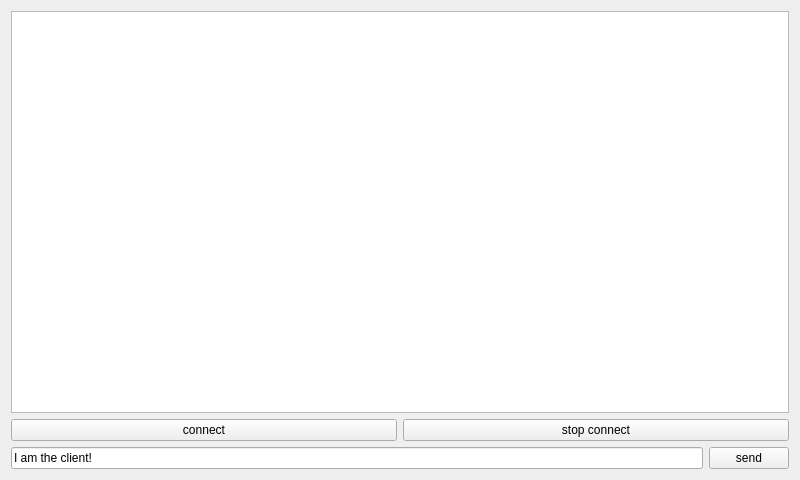
<?xml version="1.0" encoding="UTF-8"?>
<ui version="4.0">
 <class>Widget</class>
 <widget class="QWidget" name="Widget">
  <property name="geometry">
   <rect>
    <x>0</x>
    <y>0</y>
    <width>800</width>
    <height>480</height>
   </rect>
  </property>
  <property name="windowTitle">
   <string>Widget</string>
  </property>
  <layout class="QVBoxLayout" name="verticalLayout">
   <item>
    <widget class="QTextBrowser" name="textBrowser"/>
   </item>
   <item>
    <layout class="QHBoxLayout" name="horizontalLayout">
     <item>
      <widget class="QPushButton" name="pushButton">
       <property name="text">
        <string>connect</string>
       </property>
       <property name="checkable">
        <bool>false</bool>
       </property>
      </widget>
     </item>
     <item>
      <widget class="QPushButton" name="pushButton_2">
       <property name="text">
        <string>stop connect</string>
       </property>
       <property name="checkable">
        <bool>false</bool>
       </property>
       <property name="checked">
        <bool>false</bool>
       </property>
      </widget>
     </item>
    </layout>
   </item>
   <item>
    <layout class="QHBoxLayout" name="horizontalLayout_2">
     <item>
      <widget class="QLineEdit" name="lineEdit">
       <property name="text">
        <string>I am the client!</string>
       </property>
      </widget>
     </item>
     <item>
      <widget class="QPushButton" name="pushButton_3">
       <property name="text">
        <string>send</string>
       </property>
      </widget>
     </item>
    </layout>
   </item>
  </layout>
 </widget>
 <resources/>
 <connections/>
</ui>
